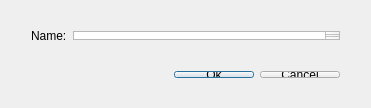
<?xml version="1.0" encoding="UTF-8"?>
<ui version="4.0">
 <class>Dialog</class>
 <widget class="QDialog" name="Dialog">
  <property name="geometry">
   <rect>
    <x>0</x>
    <y>0</y>
    <width>371</width>
    <height>108</height>
   </rect>
  </property>
  <property name="windowTitle">
   <string>Dialog</string>
  </property>
  <widget class="QWidget" name="">
   <property name="geometry">
    <rect>
     <x>20</x>
     <y>20</y>
     <width>331</width>
     <height>31</height>
    </rect>
   </property>
   <layout class="QHBoxLayout" name="horizontalLayout">
    <item>
     <widget class="QLabel" name="label">
      <property name="text">
       <string>Name:</string>
      </property>
     </widget>
    </item>
    <item>
     <widget class="QTextEdit" name="textEdit"/>
    </item>
   </layout>
  </widget>
  <widget class="QWidget" name="">
   <property name="geometry">
    <rect>
     <x>80</x>
     <y>60</y>
     <width>271</width>
     <height>29</height>
    </rect>
   </property>
   <layout class="QHBoxLayout" name="horizontalLayout_2">
    <item>
     <spacer name="horizontalSpacer">
      <property name="orientation">
       <enum>Qt::Horizontal</enum>
      </property>
      <property name="sizeHint" stdset="0">
       <size>
        <width>40</width>
        <height>20</height>
       </size>
      </property>
     </spacer>
    </item>
    <item>
     <widget class="QPushButton" name="pushButton">
      <property name="text">
       <string>Ok</string>
      </property>
     </widget>
    </item>
    <item>
     <widget class="QPushButton" name="pushButton_2">
      <property name="text">
       <string>Cancel</string>
      </property>
     </widget>
    </item>
   </layout>
  </widget>
  <zorder>label</zorder>
  <zorder>textEdit</zorder>
  <zorder>pushButton</zorder>
  <zorder>pushButton_2</zorder>
  <zorder>pushButton</zorder>
  <zorder>pushButton_2</zorder>
  <zorder>pushButton</zorder>
 </widget>
 <layoutdefault spacing="6" margin="11"/>
 <tabstops>
  <tabstop>pushButton</tabstop>
  <tabstop>pushButton_2</tabstop>
  <tabstop>textEdit</tabstop>
 </tabstops>
 <resources/>
 <connections>
  <connection>
   <sender>pushButton_2</sender>
   <signal>clicked()</signal>
   <receiver>Dialog</receiver>
   <slot>close()</slot>
   <hints>
    <hint type="sourcelabel">
     <x>298</x>
     <y>73</y>
    </hint>
    <hint type="destinationlabel">
     <x>323</x>
     <y>97</y>
    </hint>
   </hints>
  </connection>
  <connection>
   <sender>pushButton</sender>
   <signal>clicked()</signal>
   <receiver>Dialog</receiver>
   <slot>accept()</slot>
   <hints>
    <hint type="sourcelabel">
     <x>210</x>
     <y>74</y>
    </hint>
    <hint type="destinationlabel">
     <x>210</x>
     <y>109</y>
    </hint>
   </hints>
  </connection>
 </connections>
</ui>
